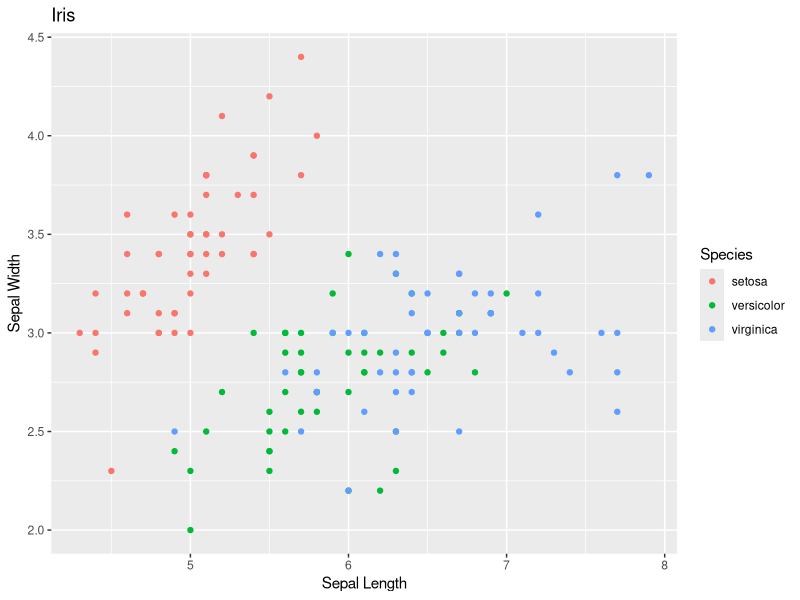
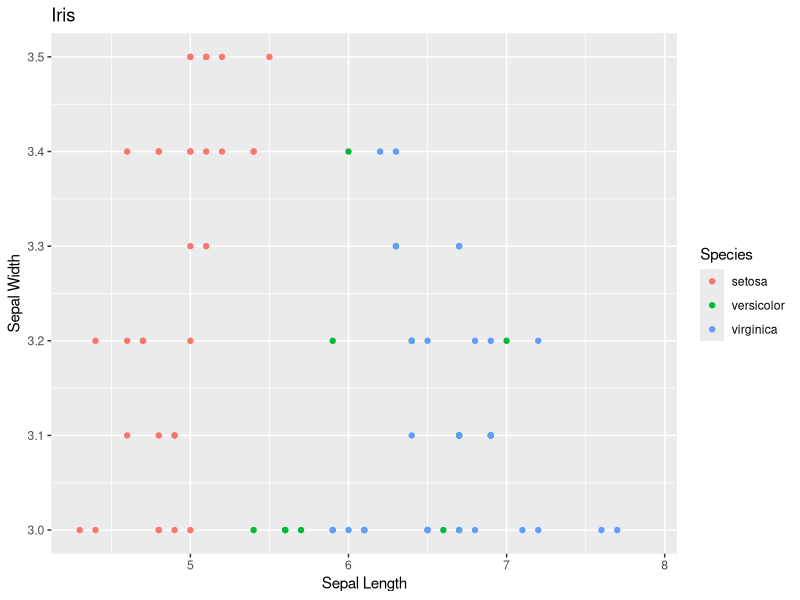
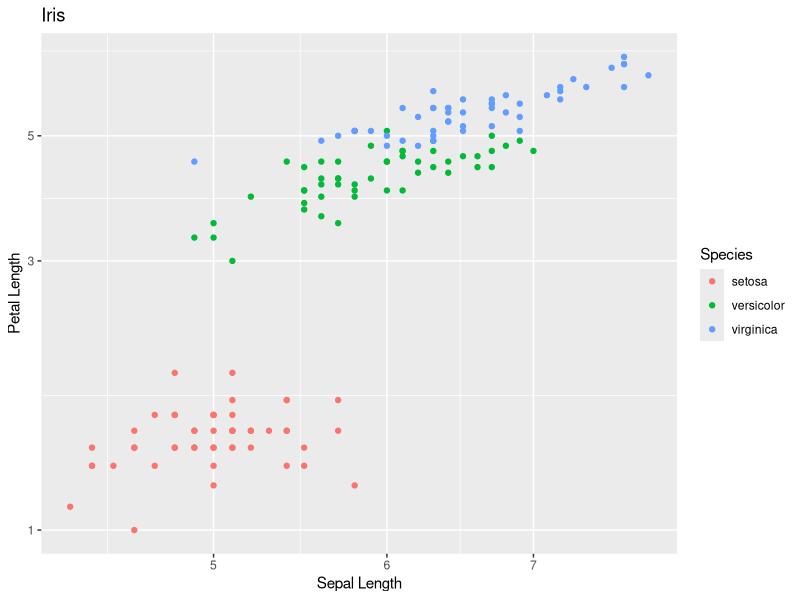
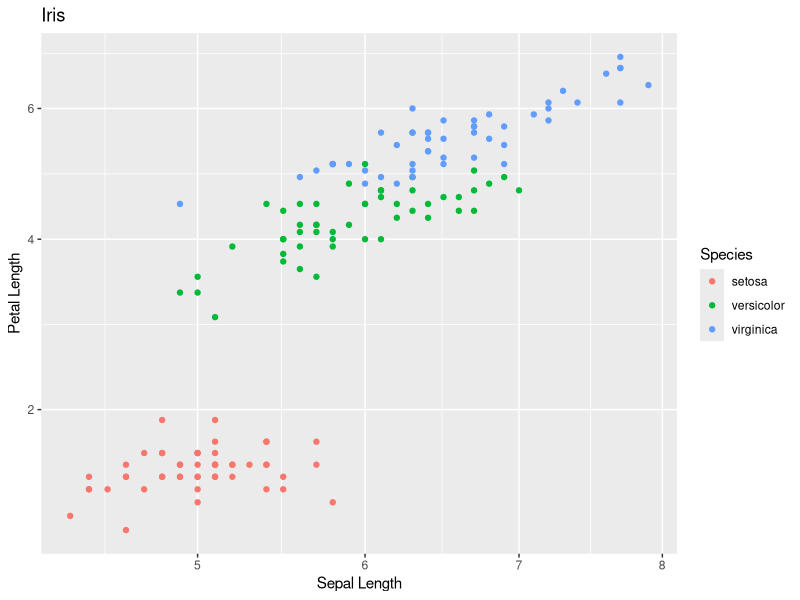
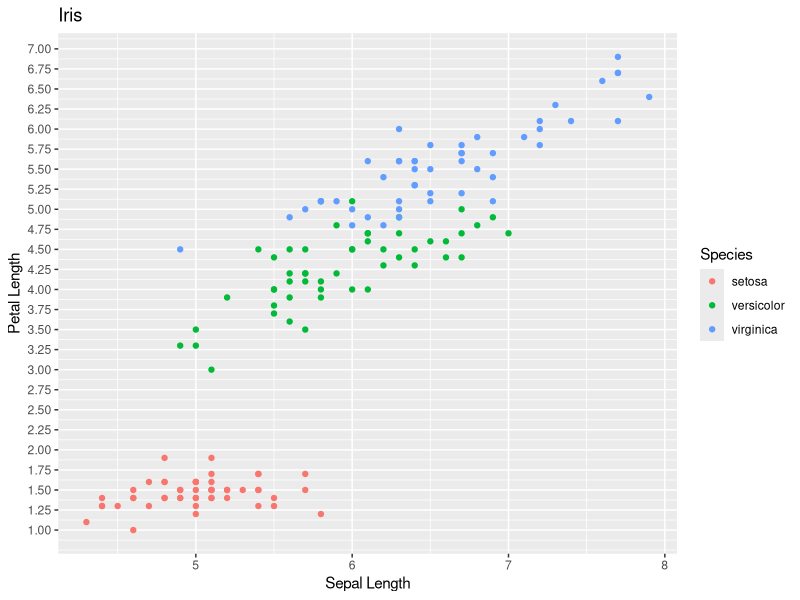
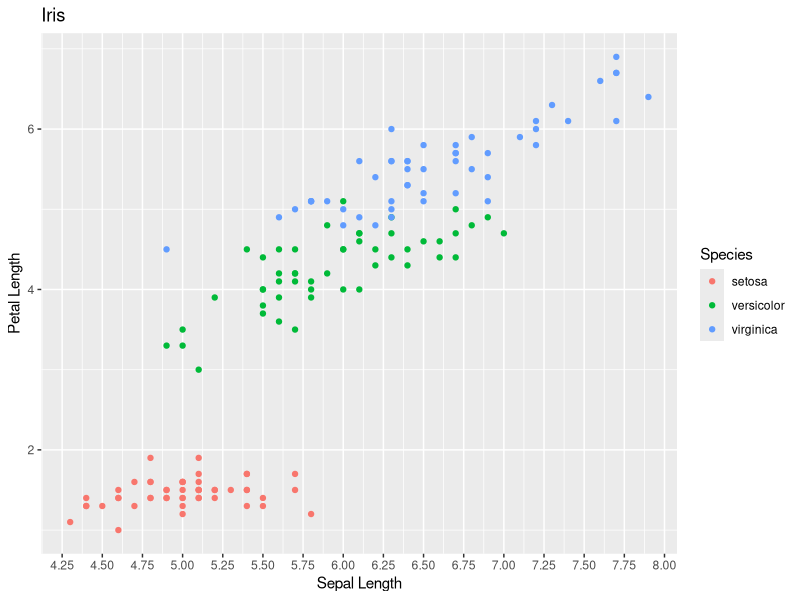
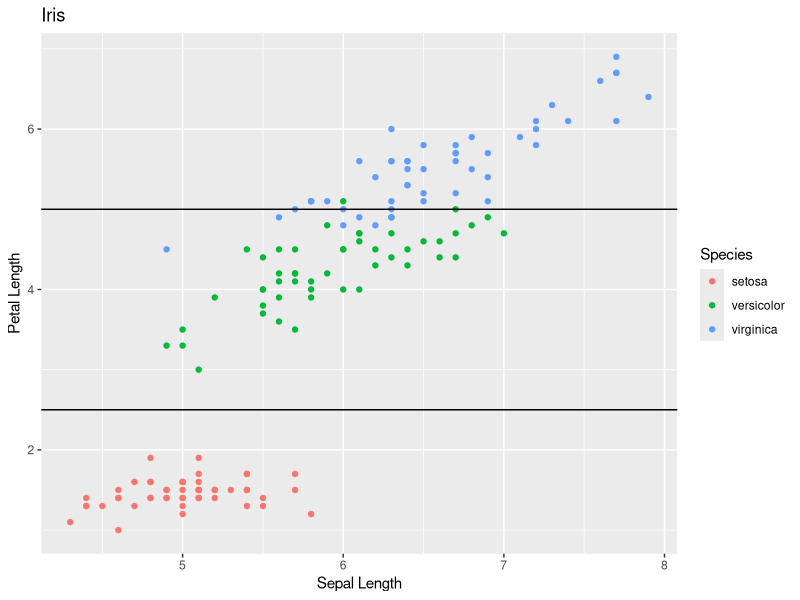

Write the R code that produced these figures, in order.
library("ggplot2")
head(iris)
#Question 1
ggplot(iris)+
  geom_point(mapping = aes(x =Sepal.Length,y=Sepal.Width, col=Species))+
  labs(x="Sepal Length", y="Sepal Width", title = "Iris")

#Question 2
ggplot(data = iris) +
  geom_point(mapping = aes(x = Sepal.Length, y = Sepal.Width, col = Species)) +
  labs(x = "Sepal Length", y = "Sepal Width", col = "Species",
  title = "Iris") +
  scale_y_continuous(limits = c(3, 3.5))

#Question 3
ggplot(data = iris) +
  geom_point(mapping = aes(x = Sepal.Length, y = Petal.Length, col = Species)) +
  labs(x = "Sepal Length", y = "Petal Length", col = "Species",
       title = "Iris") +
  scale_y_log10() + scale_x_log10()

#Question 4
ggplot(data = iris) +
  geom_point(mapping = aes(x = Sepal.Length, y = Petal.Length, col = Species)) +
  labs(x = "Sepal Length", y = "Petal Length", col = "Species",
       title = "Iris") +
  scale_y_sqrt() + scale_x_sqrt()

#Question 5
ggplot(data = iris) +
  geom_point(mapping = aes(x = Sepal.Length, y = Petal.Length, col = Species)) +
  labs(x = "Sepal Length", y = "Petal Length", col = "Species",
       title = "Iris") +
  scale_y_continuous(breaks = seq(from = 1, to = 7, by = 0.25))

#Question 6
ggplot(data = iris) +
  geom_point(mapping = aes(x = Sepal.Length, y = Petal.Length, col = Species)) +
  labs(x = "Sepal Length", y = "Petal Length", col = "Species",
       title = "Iris") +
  scale_x_continuous(breaks = seq(from = 4.25, to = 8, by = 0.25))

#Question 7
ggplot(data = iris) +
  geom_point(mapping = aes(x = Sepal.Length, y = Petal.Length, col = Species)) +
  labs(x = "Sepal Length", y = "Petal Length", col = "Species",
       title = "Iris") +
  geom_hline(yintercept = 5) + geom_hline(yintercept = 2.5)
